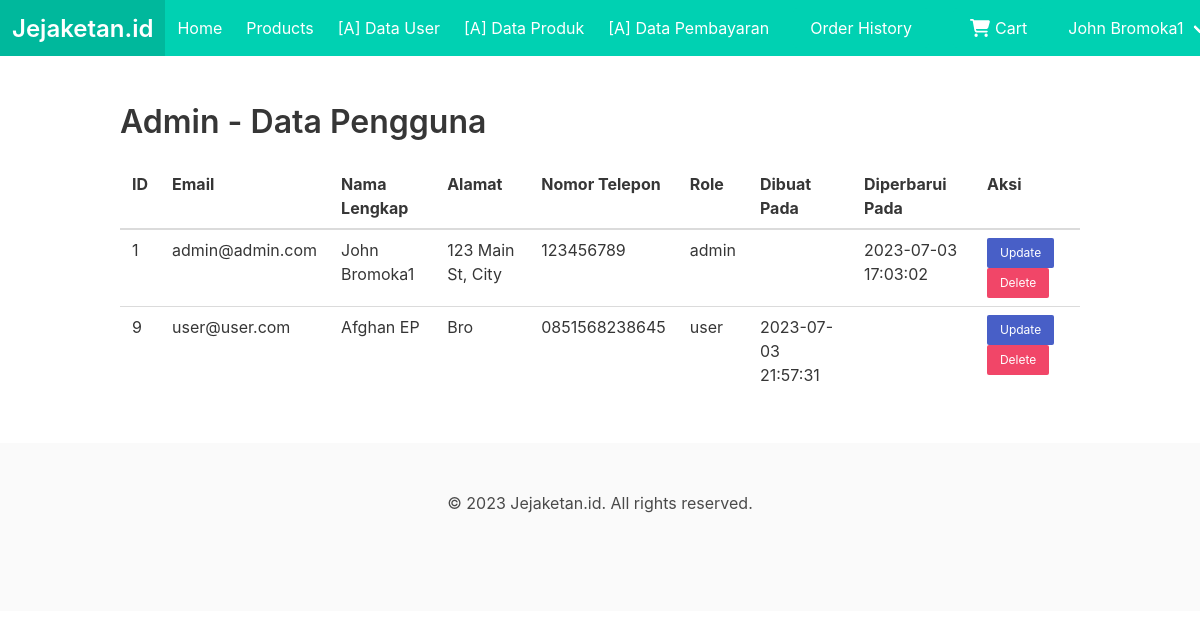
/admin/users.php (signed in), run on an earlier commit of the app's database.
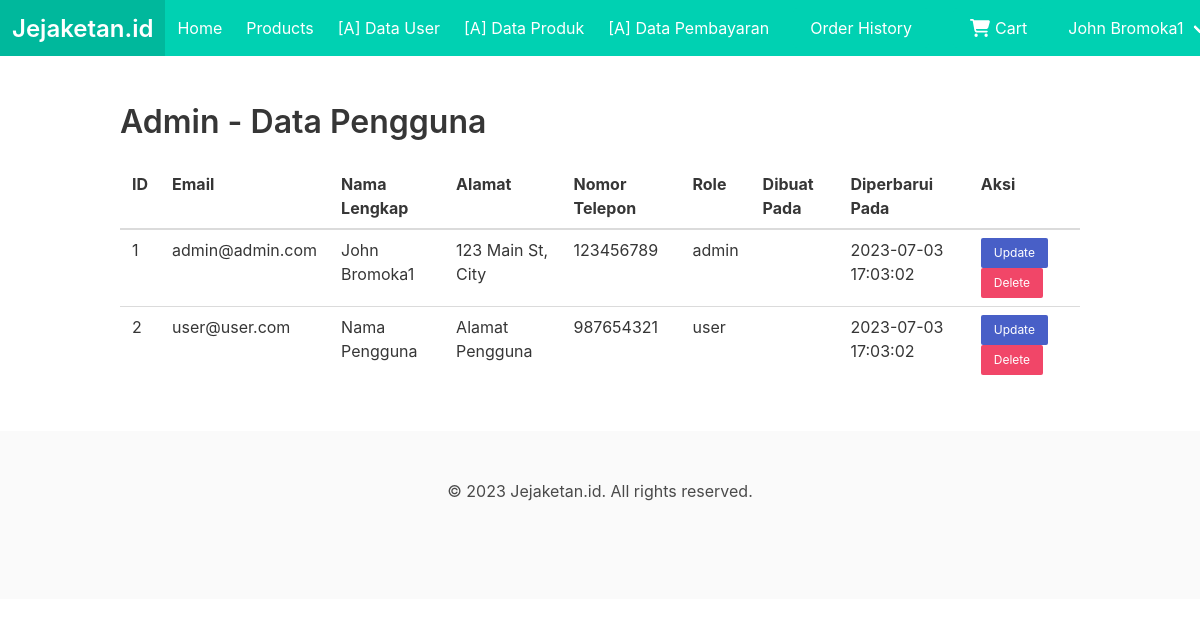
And on a later commit of the database.
### tables this page shows
CREATE TABLE IF NOT EXISTS `User` (
  `user_id` int(11) NOT NULL AUTO_INCREMENT,
  `email` varchar(100) NOT NULL,
  `password` varchar(255) NOT NULL,
  `full_name` varchar(100) DEFAULT NULL,
  `address` varchar(200) DEFAULT NULL,
  `phone_number` varchar(20) DEFAULT NULL,
  `role` enum('admin','user') NOT NULL DEFAULT 'user',
  `created_at` datetime DEFAULT NULL,
  `updated_at` datetime DEFAULT NULL,
  PRIMARY KEY (`user_id`)
);

### admin/users.php (the view, shortened to what this page needs)
<?php
include '../header.php';
$query = "SELECT * FROM User";
$result = mysqli_query($conn, $query);
?>
<body>
    <section class="section">
        <div class="container">
            <h1 class="title">Admin - Data Pengguna</h1>
            <table class="table is-fullwidth">
                <thead>
                    <tr>
                        <th>ID</th>
                        <th>Email</th>
                        <th>Nama Lengkap</th>
                        <th>Alamat</th>
                        <th>Nomor Telepon</th>
                        <th>Role</th>
                        <th>Dibuat Pada</th>
                        <th>Diperbarui Pada</th>
                        <th>Aksi</th>
                    </tr>
                </thead>
                <tbody>
                    <?php
                    while ($row = mysqli_fetch_assoc($result)) {
                        echo '
                        <tr>
                            <td>' . $row['user_id'] . '</td>
                            <td>' . $row['email'] . '</td>
                            <td>' . $row['full_name'] . '</td>
                            <td>' . $row['address'] . '</td>
                            <td>' . $row['phone_number'] . '</td>
                            <td>' . $row['role'] . '</td>
                            <td>' . $row['created_at'] . '</td>
                            <td>' . $row['updated_at'] . '</td>
                            <td>
                                <a class="button is-link is-small" href="update_user.php?id=' . $row['user_id'] . '">Update</a>
                                <a class="button is-danger is-small" href="delete_user.php?id=' . $row['user_id'] . '">Delete</a>
                            </td>
                        </tr>
                        ';
                    }
                    ?>
                </tbody>
            </table>
        </div>
    </section>
    <?php include '../footer.php'  ?>

What changed in the data, as far as the page shows it:
removed user: user_id "9", email "user@user.com", full_name "Afghan EP", address "Bro", phone_number "0851568238645", role "user", created_at "2023-07-03 21:57:31"
added user: user_id "2", email "user@user.com", full_name "Nama Pengguna", address "Alamat Pengguna", phone_number "987654321", role "user", updated_at "2023-07-03 17:03:02"
